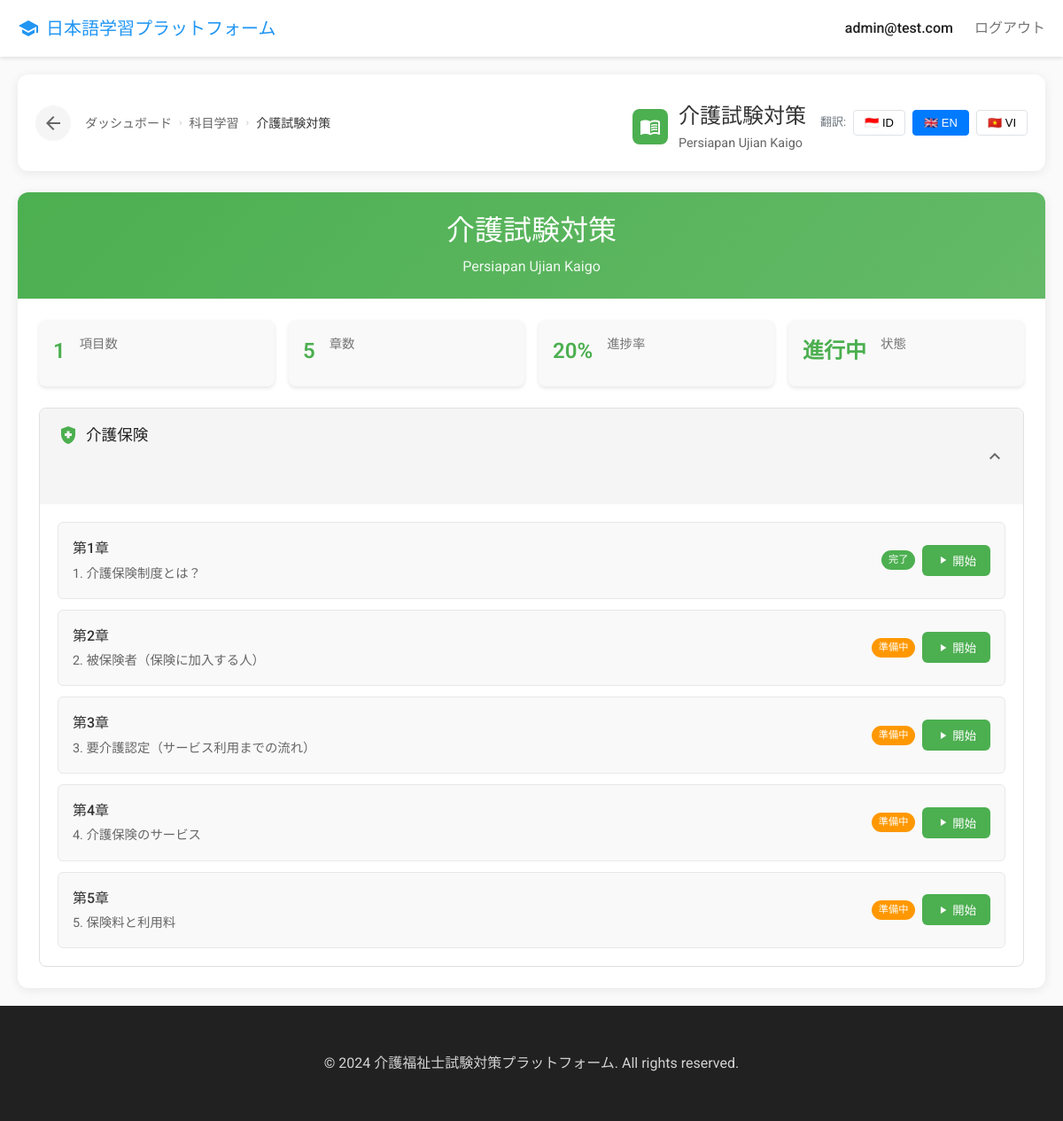
/subjects/介護試験対策/ (signed in), run on an earlier commit of the app's database.
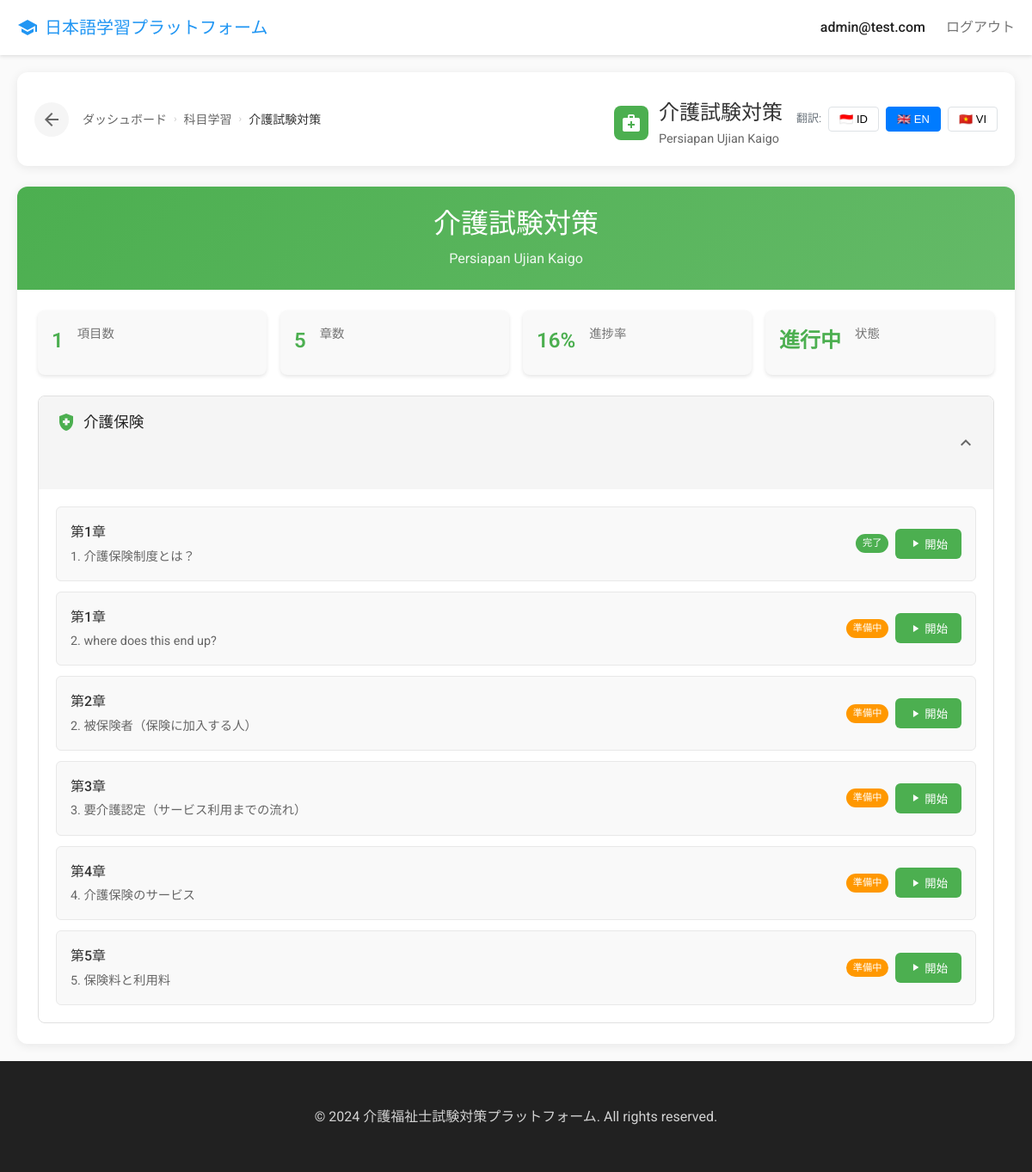
And on a later commit of the database.
### apps/users/models.py (models this page shows)
class User(AbstractUser):
    LANGUAGE_CHOICES = [
        ('en', 'English'),
        ('vi', 'Vietnamese'),
        ('zh', 'Chinese'),
        ('ko', 'Korean'),
        ('th', 'Thai'),
        ('id', 'Indonesian'),
        ('my', 'Burmese'),
    ]
    email = models.EmailField(unique=True)
    username = models.CharField(max_length=150, blank=True, null=True)
    native_language = models.CharField(max_length=2, choices=LANGUAGE_CHOICES, default='id')
    is_premium = models.BooleanField(default=False)
    subscription_end_date = models.DateTimeField(null=True, blank=True)
    stripe_customer_id = models.CharField(max_length=255, blank=True)
    created_at = models.DateTimeField(auto_now_add=True)
    updated_at = models.DateTimeField(auto_now=True)
    USERNAME_FIELD = 'email'
    REQUIRED_FIELDS = []
    class Meta:
        db_table = 'users'
        verbose_name = 'User'
        verbose_name_plural = 'Users'

### apps/learning/models.py (models this page shows, shortened)
class Subject(models.Model):
    ICON_CHOICES = [
        ('medical_services', '🏥 Medical Services'),
        ('local_hospital', '🏥 Hospital'),
        ('health_and_safety', '🩺 Health & Safety'),
        ('elderly', '👴 Elderly Care'),
        ('psychology', '🧠 Psychology'),
        ('chat', '💬 Chat'),
        ('forum', '💭 Forum'),
        ('question_answer', '❓ Q&A'),
        ('people', '👥 People'),
        ('groups', '👥 Groups'),
        ('person', '👤 Person'),
        ('assignment', '📋 Assignment'),
        ('task', '✅ Task'),
        ('quiz', '❓ Quiz'),
        ('school', '🎓 School'),
        ('menu_book', '📖 Book'),
        ('auto_stories', '📚 Stories'),
        ('import_contacts', '📕 Contacts'),
        ('home', '🏠 Home'),
        ('house', '🏡 House'),
        ('apartment', '🏢 Apartment'),
        ('work', '💼 Work'),
        ('business', '💼 Business'),
        ('science', '🔬 Science'),
        ('biotech', '🧬 Biotech'),
        ('favorite', '❤️ Favorite'),
        ('star', '⭐ Star'),
        ('grade', '⭐ Grade'),
        ('volunteer_activism', '🤝 Volunteer'),
        ('handshake', '🤝 Handshake'),
        ('support', '🆘 Support'),
        ('child_care', '👶 Child Care'),
        ('face', '😊 Face'),
        ('restaurant', '🍽️ Restaurant'),
        ('fastfood', '🍔 Food'),
        ('directions_car', '🚗 Car'),
        ('directions_bus', '🚌 Bus'),
        ('train', '🚆 Train'),
        ('language', '🌐 Language'),
        ('translate', '🔤 Translate'),
    ]
    subject_key = models.CharField(max_length=100, unique=True, null=True, blank=True)
    group = models.ForeignKey(SubjectGroup, on_delete=models.CASCADE, related_name='subjects', null=True, blank=True)
    name = models.CharField(max_length=200)
    indonesian_name = models.CharField(max_length=200, blank=True)
    translations = models.JSONField(
        default=dict,
        blank=True,
        help_text='Translations: {"en": "English name", "vi": "Vietnamese name"}'
    )
    description = models.TextField(blank=True)
    icon = models.CharField(
        max_length=50,
        choices=ICON_CHOICES,
        default='menu_book',
        help_text='Material icon for the subject card'
    )
    color = models.CharField(
        max_length=7,
        default='#4caf50',
        help_text='Hex color code (e.g., #4caf50, #2196f3)'
    )
    order = models.IntegerField(default=0)
    is_active = models.BooleanField(default=True)
    created_at = models.DateTimeField(auto_now_add=True)
    updated_at = models.DateTimeField(auto_now=True)
    class Meta:
        db_table = 'subjects'
        ordering = ['group__order', 'order', 'name']
        verbose_name = '科目学習ー全体構造'
        verbose_name_plural = '科目学習ー全体構造'

class SubjectItem(models.Model):
    subject = models.ForeignKey(Subject, on_delete=models.CASCADE, related_name='items')
    name = models.CharField(max_length=200)
    description = models.TextField(blank=True)
    translations = models.JSONField(default=dict, blank=True)
    order = models.IntegerField(default=0)
    is_active = models.BooleanField(default=True)
    created_at = models.DateTimeField(auto_now_add=True)
    updated_at = models.DateTimeField(auto_now=True)
    class Meta:
        db_table = 'subject_items'
        ordering = ['order', 'name']

class Chapter(models.Model):
    item = models.ForeignKey(SubjectItem, on_delete=models.CASCADE, related_name='chapters')
    name = models.CharField(max_length=200)
    description = models.TextField(blank=True)
    translations = models.JSONField(default=dict, blank=True)
    order = models.IntegerField(default=0)
    is_active = models.BooleanField(default=True)
    created_at = models.DateTimeField(auto_now_add=True)
    updated_at = models.DateTimeField(auto_now=True)
    class Meta:
        db_table = 'chapters'
        ordering = ['order', 'name']

class Page(models.Model):
    chapter = models.ForeignKey(Chapter, on_delete=models.CASCADE, related_name='pages')
    name = models.CharField(max_length=200)
    description = models.TextField(blank=True)
    order = models.IntegerField(default=0)
    is_active = models.BooleanField(default=True)
    created_at = models.DateTimeField(auto_now_add=True)
    updated_at = models.DateTimeField(auto_now=True)
    class Meta:
        db_table = 'pages'
        ordering = ['order', 'name']
        verbose_name = '科目学習ー内容'
        verbose_name_plural = '科目学習ー内容'

### apps/web/views.py (the view)
# urls.py: path('subjects/<str:subject_name>/', views.subject_detail_view, name='subject_detail'),
@login_required
@allow_free_access
def subject_detail_view(request, subject_name):
    from django.shortcuts import get_object_or_404
    from django.http import Http404
    from apps.learning.models import Subject, SubjectItem, TextBlock
    if '..' in subject_name or '/' in subject_name:
        raise Http404("Invalid subject name")
    try:
        subject_obj = Subject.objects.get(name=subject_name, is_active=True)
    except Subject.DoesNotExist:
        raise Http404("Subject not found")
    items = subject_obj.items.filter(is_active=True).prefetch_related(
        'chapters__pages'
    ).order_by('order')
    total_items = items.count()
    total_chapters = sum(item.chapters.count() for item in items)
    total_pages = sum(chapter.pages.count() for item in items for chapter in item.chapters.all())
    completed_pages = 0
    for item in items:
        for chapter in item.chapters.all():
            for page in chapter.pages.all():
                if TextBlock.objects.filter(page=page).exists():
                    completed_pages += 1
    completion_percentage = int((completed_pages / total_pages * 100)) if total_pages > 0 else 0
    user_language = request.GET.get('lang')
    if not user_language:
        user_language = request.user.native_language if request.user.is_authenticated else 'id'
    subject = {
        'title': subject_obj.name,
        'description': subject_obj.indonesian_name,
        'icon': subject_obj.icon or 'menu_book',
        'color': subject_obj.color or '#607d8b',
        'stats': {
            'total_items': total_items,
            'total_chapters': total_chapters,
            'completion_percentage': completion_percentage
        }
    }
    return render(request, 'subjects/subject_detail.html', {
        'subject_name': subject_name,
        'subject': subject,
        'subject_obj': subject_obj,
        'items': items,
        'user': request.user,
        'user_language': user_language,
    })

### apps/learning/templatetags/translation_helpers.py (called while the page is built)
@register.filter
def get_subject_name(subject, language_code):
    if not subject:
        return ''
    if hasattr(subject, 'translations') and subject.translations:
        translation = subject.translations.get(language_code)
        if translation:
            return translation
    if hasattr(subject, 'indonesian_name') and subject.indonesian_name:
        return subject.indonesian_name
    return subject.name if hasattr(subject, 'name') else ''

### templates/subjects/subject_detail.html (shortened to what this page needs)
{% extends 'base.html' %}
{% load static %}
{% load translation_helpers %}
{% block content %}
    <div class="container">
        <div class="header">
            <a href="{% url 'subject_learning' %}" class="back-btn">
                <span class="material-icons">arrow_back</span>
            </a>
            <div class="breadcrumbs">
                <a href="{% url 'dashboard' %}" class="breadcrumb-item">ダッシュボード</a>
                <span class="breadcrumb-separator">›</span>
                <a href="{% url 'subject_learning' %}" class="breadcrumb-item">科目学習</a>
                <span class="breadcrumb-separator">›</span>
                <span class="breadcrumb-item active">{{ subject.title }}</span>
            </div>
            <div class="page-title">
                <div class="page-icon" style="background: {{ subject.color }};">
                    <span class="material-icons">{{ subject.icon }}</span>
                </div>
                <div>
                    <div>{{ subject.title }}</div>
                    <div style="font-size: 0.9rem; font-weight: 400; color: #666;">{{ subject_obj|get_subject_name:user_language }}</div>
                </div>
            </div>
            <div class="language-selector">
                <span style="font-size: 13px; color: #6c757d;">翻訳:</span>
                <button class="language-btn {% if user_language == 'id' %}active{% endif %}" data-lang="id">🇮🇩 ID</button>
                <button class="language-btn {% if user_language == 'en' %}active{% endif %}" data-lang="en">🇬🇧 EN</button>
                <button class="language-btn {% if user_language == 'vi' %}active{% endif %}" data-lang="vi">🇻🇳 VI</button>
            </div>
        </div>
        <div class="content">
            <div class="content-header">
                <h1 class="content-title">{{ subject.title }}</h1>
                <p class="content-subtitle">{{ subject_obj|get_subject_name:user_language }}</p>
            </div>
            <div class="content-body">
                <div class="stats-grid">
                    <div class="stat-card">
                        <div class="stat-value">{{ subject.stats.total_items }}</div>
                        <div class="stat-label">項目数</div>
                    </div>
                    <div class="stat-card">
                        <div class="stat-value">{{ subject.stats.total_chapters }}</div>
                        <div class="stat-label">章数</div>
                    </div>
                    <div class="stat-card">
                        <div class="stat-value">{{ subject.stats.completion_percentage }}%</div>
                        <div class="stat-label">進捗率</div>
                    </div>
                    <div class="stat-card">
                        <div class="stat-value">{% if subject.stats.completion_percentage > 0 %}進行中{% else %}準備中{% endif %}</div>
                        <div class="stat-label">状態</div>
                    </div>
                </div>
                <div class="learning-sections">
                    {% for item in items %}
                    <div class="section" onclick="toggleSection(this)">
                        <div class="section-header">
                            <div class="section-title">
                                <span class="material-icons section-icon">{% if forloop.first %}health_and_safety{% else %}forum{% endif %}</span>
                                {{ item.name }}
                            </div>
                            <span class="material-icons section-toggle">expand_more</span>
                        </div>
                        <div class="section-content">
                            {% if item.chapters.exists %}
                            <div class="chapter-list">
                                {% for chapter in item.chapters.all %}
                                {% for page in chapter.pages.all %}
                                <div class="chapter-item" onclick="navigateToPage({{ page.id }}); event.stopPropagation();">
                                    <div class="chapter-info">
                                        <div class="chapter-title">{{ chapter.name }}</div>
                                        <div class="chapter-subtitle">{{ page.name }}</div>
                                    </div>
                                    <div class="chapter-progress">
                                        {% if page.text_blocks.exists %}
                                        <span class="progress-badge">完了</span>
                                        {% else %}
                                        <span class="progress-badge" style="background: #ff9800;">準備中</span>
                                        {% endif %}
                                        <button class="start-btn">
                                            <span class="material-icons" style="font-size: 14px;">play_arrow</span>
                                            開始
                                        </button>
                                    </div>
                                </div>
                                {% endfor %}
                                {% endfor %}
                            </div>
                            {% endif %}
                        </div>
                    </div>
                    {% endfor %}
                </div>
            </div>
        </div>
    </div>
{% endblock %}

### templates/base.html (shortened to what this page needs)
<!DOCTYPE html>
<html lang="ja">
<head>
    {% load static %}
    <link rel="stylesheet" href="{% static 'css/style.css' %}">
</head>
<body>
    {% block header %}
    {% if user.is_authenticated %}
    <nav class="navbar">
        <div class="nav-container">
            <a href="{% url 'dashboard' %}" class="nav-brand">
                <span class="material-icons">school</span>
                日本語学習プラットフォーム
            </a>
            <div class="nav-menu">
                <span class="nav-user">{{ user.email }}</span>
                <a href="{% url 'logout' %}" class="nav-link">ログアウト</a>
            </div>
        </div>
    </nav>
    {% endif %}
    {% endblock %}
    <main>
        {% block content %}{% endblock %}
    </main>
    <footer class="footer">
        <div class="container">
            <p>&copy; 2024 介護福祉士試験対策プラットフォーム. All rights reserved.</p>
        </div>
    </footer>
</body>
</html>

### static/css/style.css (style rules this page uses)
* { margin: 0; padding: 0; box-sizing: border-box; }
:root { --primary-color: #2196F3; --primary-dark: #1976D2; --secondary-color: #4CAF50; --danger-color: #F44336; --warning-color: #FF9800; --text-primary: #212121; --text-secondary: #757575; --bg-primary: #FFFFFF; --bg-secondary: #F5F5F5; --border-color: #E0E0E0; --shadow-sm: 0 2px 4px rgba(0,0,0,0.1); --shadow-md: 0 4px 8px rgba(0,0,0,0.15); --shadow-lg: 0 8px 16px rgba(0,0,0,0.2); }
body { font-family: 'Noto Sans JP', sans-serif; background-color: var(--bg-secondary); color: var(--text-primary); line-height: 1.6; min-height: 100vh; display: flex; flex-direction: column; }
main { flex: 1; }
.container { max-width: 1200px; margin: 0 auto; padding: 0 20px; }
h1, h2, h3, h4, h5, h6 { font-weight: 500; line-height: 1.2; margin-bottom: 1rem; }
h1 { font-size: 2.5rem; }
.navbar { background: white; box-shadow: var(--shadow-sm); padding: 1rem 0; position: sticky; top: 0; z-index: 100; }
.nav-container { max-width: 1200px; margin: 0 auto; padding: 0 20px; display: flex; justify-content: space-between; align-items: center; }
.nav-brand { display: flex; align-items: center; gap: 0.5rem; font-size: 1.25rem; font-weight: 500; color: var(--primary-color); text-decoration: none; }
.nav-menu { display: flex; align-items: center; gap: 1.5rem; }
.nav-link { color: var(--text-secondary); text-decoration: none; transition: color 0.3s ease; }
.nav-user { color: var(--text-primary); font-weight: 500; }
.stat-label { font-size: 0.9rem; opacity: 0.9; }
.section-title { text-align: center; font-size: 2.5rem; margin-bottom: 3rem; color: var(--text-primary); }
.stats-grid { display: grid; grid-template-columns: repeat(auto-fit, minmax(250px, 1fr)); gap: 1.5rem; margin-bottom: 60px; }
.stat-card { background: white; border-radius: 12px; padding: 1.5rem; box-shadow: var(--shadow-sm); display: flex; gap: 1rem; transition: transform 0.3s ease; }
.stat-value { font-size: 2rem; font-weight: 700; color: var(--text-primary); margin-bottom: 0.5rem; }
.stat-label { font-size: 0.875rem; color: var(--text-secondary); }
.footer { background: var(--text-primary); color: white; padding: 2rem 0; margin-top: auto; }
.footer .container { text-align: center; }
.footer p { margin: 0; opacity: 0.8; }

What changed in the data, as far as the page shows it:
added Page: {{ chapter.name }} "第1章", name "2. where does this end up?", shows "準備中", shown under Chapter (number 1 of 5 on the later page)
Also different on the page:
{{ subject.stats.completion_percentage }}: "20" → "16"
